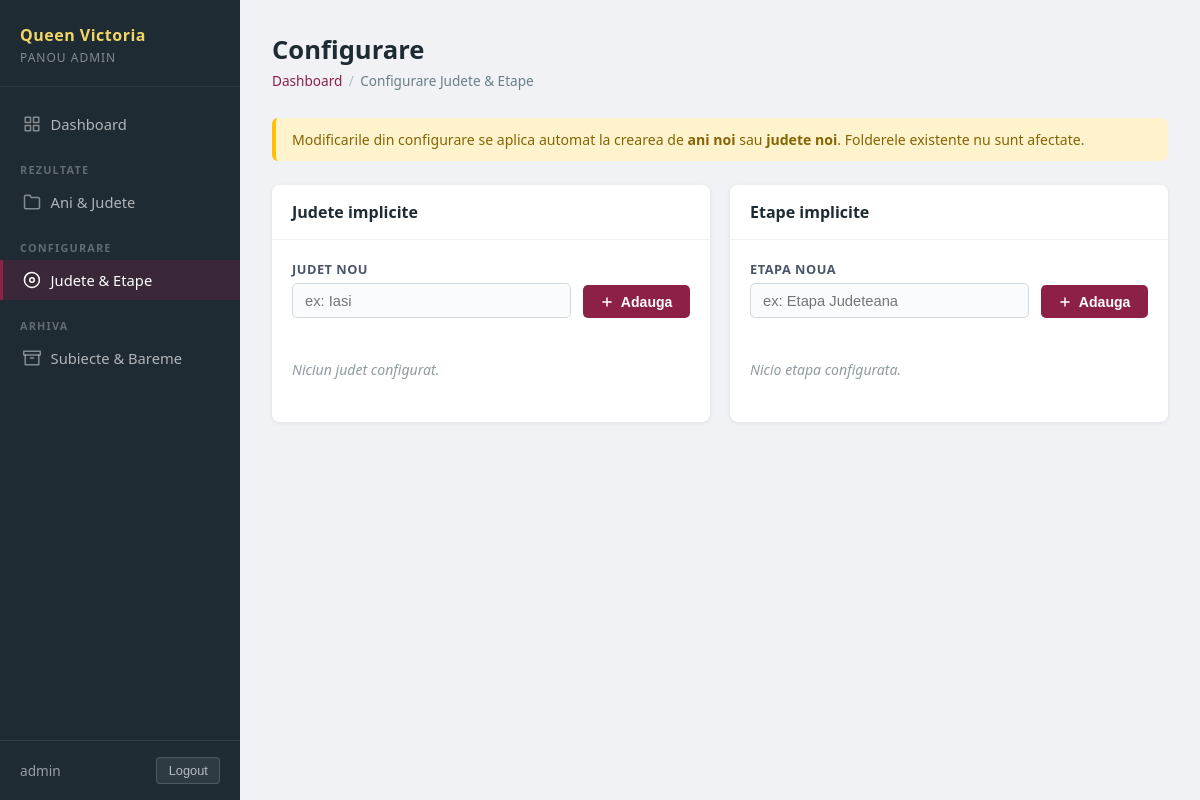
/panel/config/ (signed in), run on an earlier commit of the app's database.
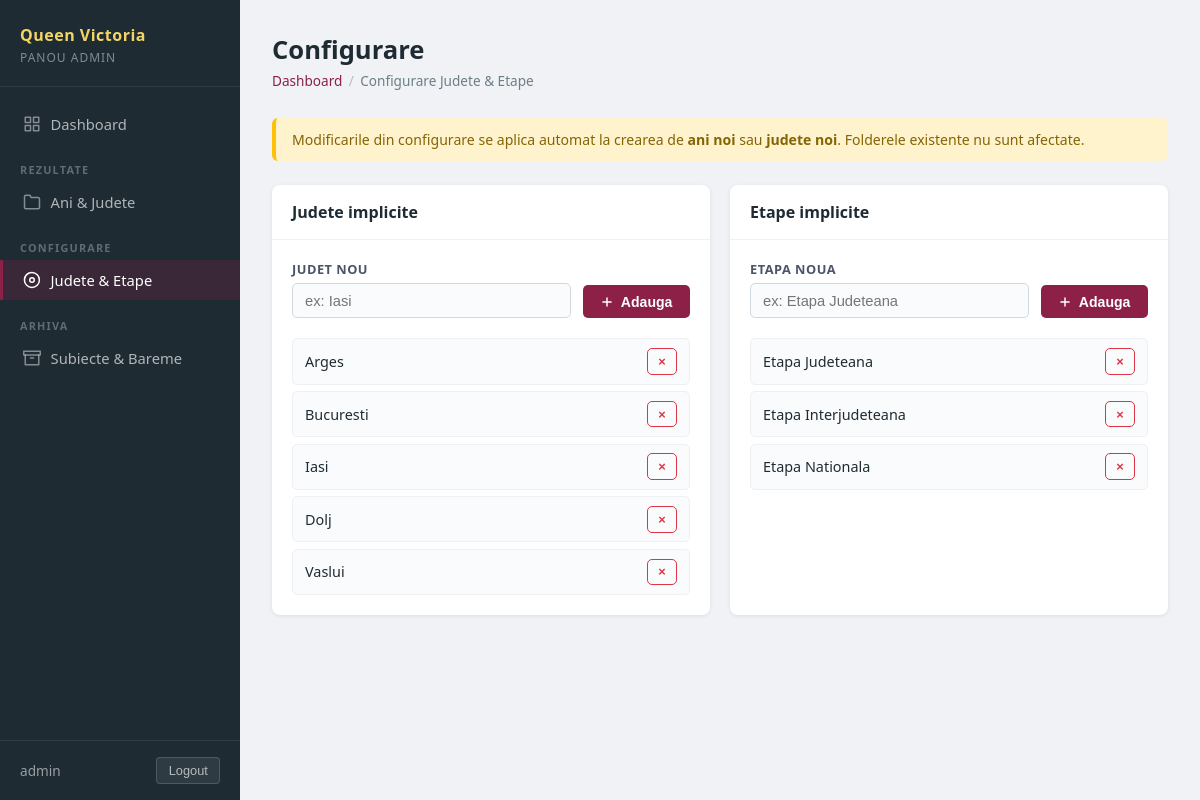
And on a later commit of the database.
### pages/models.py (models this page shows, shortened)
class JudetConfig(models.Model):
    name = models.CharField(max_length=100, unique=True, verbose_name="Judet")
    sort_order = models.PositiveIntegerField(default=0)
    class Meta:
        ordering = ["sort_order", "name"]
        verbose_name = "Judet (configurare)"
        verbose_name_plural = "Judete (configurare)"

class EtapaConfig(models.Model):
    name = models.CharField(max_length=100, unique=True, verbose_name="Etapa")
    sort_order = models.PositiveIntegerField(default=0)
    class Meta:
        ordering = ["sort_order", "name"]
        verbose_name = "Etapa (configurare)"
        verbose_name_plural = "Etape (configurare)"

### pages/panel_views.py (the view, shortened to what this page needs)
# urls.py: path("config/", panel_views.panel_config, name="panel_config"),
@panel_required
def panel_config(request):
    return render(request, "panel/config.html", {
        "current_section": "config",
        "judete": JudetConfig.objects.all(),
        "etape": EtapaConfig.objects.all(),
    })

### pages/panel_views.py (called while the page is built)
def panel_required(view_func):
    @wraps(view_func)
    def wrapper(request, *args, **kwargs):
        if not request.user.is_authenticated or not request.user.is_staff:
            return redirect("panel_login")
        return view_func(request, *args, **kwargs)
    return wrapper

### pages/templates/panel/config.html (shortened to what the changed rows need)
{% extends "panel/base.html" %}
{% block content %}
<div class="panel-page-header">
    <h1 class="panel-page-title">Configurare</h1>
</div>
<div class="panel-config-grid">
    <div class="panel-card">
        <div class="panel-card-header">
            <h2 class="panel-card-title">Judete implicite</h2>
        </div>
        <div class="panel-card-body">
            <div class="panel-config-list">
                {% for j in judete %}
                    <div class="panel-config-item">
                        <span class="panel-config-item-name">{{ j.name }}</span>
                        <form method="post" style="display:inline;">
                            <button type="submit" class="panel-btn panel-btn--ghost panel-btn--sm"
                                    data-confirm="Stergi judetul '{{ j.name }}' din configurare?">
                                &times;
                            </button>
                        </form>
                    </div>
                {% empty %}
                    <p class="panel-config-empty">Niciun judet configurat.</p>
                {% endfor %}
            </div>
        </div>
    </div>
    <div class="panel-card">
        <div class="panel-card-header">
            <h2 class="panel-card-title">Etape implicite</h2>
        </div>
        <div class="panel-card-body">
            <div class="panel-config-list">
                {% for e in etape %}
                    <div class="panel-config-item">
                        <span class="panel-config-item-name">{{ e.name }}</span>
                        <form method="post" style="display:inline;">
                            <button type="submit" class="panel-btn panel-btn--ghost panel-btn--sm"
                                    data-confirm="Stergi etapa '{{ e.name }}' din configurare?">
                                &times;
                            </button>
                        </form>
                    </div>
                {% empty %}
                    <p class="panel-config-empty">Nicio etapa configurata.</p>
                {% endfor %}
            </div>
        </div>
    </div>
</div>
{% endblock %}

What changed in the data, as far as the page shows it:
added JudetConfig: name "Arges"
added JudetConfig: name "Bucuresti"
added JudetConfig: name "Iasi"
added JudetConfig: name "Dolj"
added JudetConfig: name "Vaslui"
added EtapaConfig: name "Etapa Judeteana"
added EtapaConfig: name "Etapa Interjudeteana"
added EtapaConfig: name "Etapa Nationala"
Also different on the page:
text no longer shown: "Niciun judet configurat. Nicio etapa configurata."
